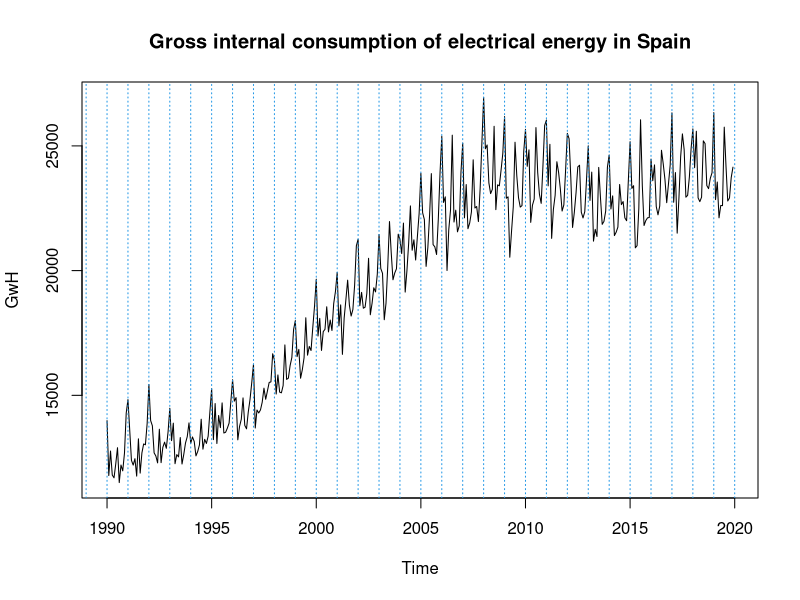

Reproduce this figure in R.
## ---- chunk 1
serie=window(ts(read.table("ConsumElec.dat"),start=1990,freq=12))
plot(serie, main="Gross internal consumption of electrical energy in Spain", ylab="GwH")
abline(v=1985:2020,lty=3,col=4)
